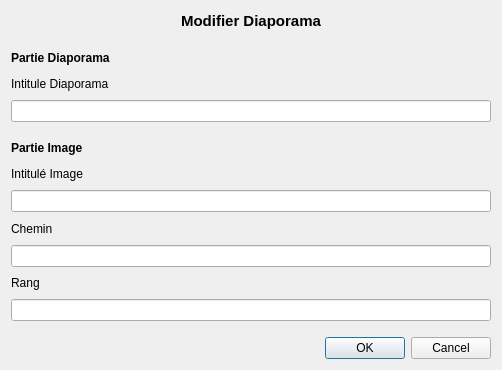
<?xml version="1.0" encoding="UTF-8"?>
<ui version="4.0">
 <class>ModifierDiaporama</class>
 <widget class="QDialog" name="ModifierDiaporama">
  <property name="geometry">
   <rect>
    <x>0</x>
    <y>0</y>
    <width>502</width>
    <height>370</height>
   </rect>
  </property>
  <property name="minimumSize">
   <size>
    <width>502</width>
    <height>370</height>
   </size>
  </property>
  <property name="maximumSize">
   <size>
    <width>502</width>
    <height>370</height>
   </size>
  </property>
  <property name="windowTitle">
   <string>Dialog</string>
  </property>
  <layout class="QVBoxLayout" name="verticalLayout">
   <item>
    <widget class="QLabel" name="Titre">
     <property name="font">
      <font>
       <pointsize>11</pointsize>
       <bold>true</bold>
      </font>
     </property>
     <property name="text">
      <string>Modifier Diaporama</string>
     </property>
     <property name="alignment">
      <set>Qt::AlignCenter</set>
     </property>
    </widget>
   </item>
   <item>
    <spacer name="verticalSpacer_3">
     <property name="orientation">
      <enum>Qt::Vertical</enum>
     </property>
     <property name="sizeType">
      <enum>QSizePolicy::Minimum</enum>
     </property>
     <property name="sizeHint" stdset="0">
      <size>
       <width>20</width>
       <height>10</height>
      </size>
     </property>
    </spacer>
   </item>
   <item>
    <widget class="QLabel" name="TextePartieDiapo">
     <property name="font">
      <font>
       <bold>true</bold>
      </font>
     </property>
     <property name="text">
      <string>Partie Diaporama</string>
     </property>
    </widget>
   </item>
   <item>
    <widget class="QLabel" name="TexteIntituleDiapo">
     <property name="text">
      <string>Intitule Diaporama</string>
     </property>
    </widget>
   </item>
   <item>
    <widget class="QLineEdit" name="ChampIntituleDiapo"/>
   </item>
   <item>
    <spacer name="verticalSpacer_2">
     <property name="orientation">
      <enum>Qt::Vertical</enum>
     </property>
     <property name="sizeType">
      <enum>QSizePolicy::Minimum</enum>
     </property>
     <property name="sizeHint" stdset="0">
      <size>
       <width>20</width>
       <height>10</height>
      </size>
     </property>
    </spacer>
   </item>
   <item>
    <widget class="QLabel" name="TextePartieImage">
     <property name="font">
      <font>
       <bold>true</bold>
      </font>
     </property>
     <property name="text">
      <string>Partie Image</string>
     </property>
    </widget>
   </item>
   <item>
    <widget class="QLabel" name="TexteIntituleImage">
     <property name="text">
      <string>Intitulé Image</string>
     </property>
    </widget>
   </item>
   <item>
    <widget class="QLineEdit" name="ChampIntituleImage"/>
   </item>
   <item>
    <widget class="QLabel" name="TexteChemin">
     <property name="text">
      <string>Chemin</string>
     </property>
    </widget>
   </item>
   <item>
    <widget class="QLineEdit" name="ChampChemin"/>
   </item>
   <item>
    <widget class="QLabel" name="TexteRang">
     <property name="text">
      <string>Rang</string>
     </property>
    </widget>
   </item>
   <item>
    <widget class="QLineEdit" name="ChampRang"/>
   </item>
   <item>
    <spacer name="verticalSpacer">
     <property name="orientation">
      <enum>Qt::Vertical</enum>
     </property>
     <property name="sizeType">
      <enum>QSizePolicy::Minimum</enum>
     </property>
     <property name="sizeHint" stdset="0">
      <size>
       <width>20</width>
       <height>10</height>
      </size>
     </property>
    </spacer>
   </item>
   <item>
    <widget class="QDialogButtonBox" name="buttonBox">
     <property name="orientation">
      <enum>Qt::Horizontal</enum>
     </property>
     <property name="standardButtons">
      <set>QDialogButtonBox::Cancel|QDialogButtonBox::Ok</set>
     </property>
    </widget>
   </item>
  </layout>
 </widget>
 <resources/>
 <connections>
  <connection>
   <sender>buttonBox</sender>
   <signal>accepted()</signal>
   <receiver>ModifierDiaporama</receiver>
   <slot>accept()</slot>
   <hints>
    <hint type="sourcelabel">
     <x>248</x>
     <y>254</y>
    </hint>
    <hint type="destinationlabel">
     <x>157</x>
     <y>274</y>
    </hint>
   </hints>
  </connection>
  <connection>
   <sender>buttonBox</sender>
   <signal>rejected()</signal>
   <receiver>ModifierDiaporama</receiver>
   <slot>reject()</slot>
   <hints>
    <hint type="sourcelabel">
     <x>316</x>
     <y>260</y>
    </hint>
    <hint type="destinationlabel">
     <x>286</x>
     <y>274</y>
    </hint>
   </hints>
  </connection>
 </connections>
</ui>
